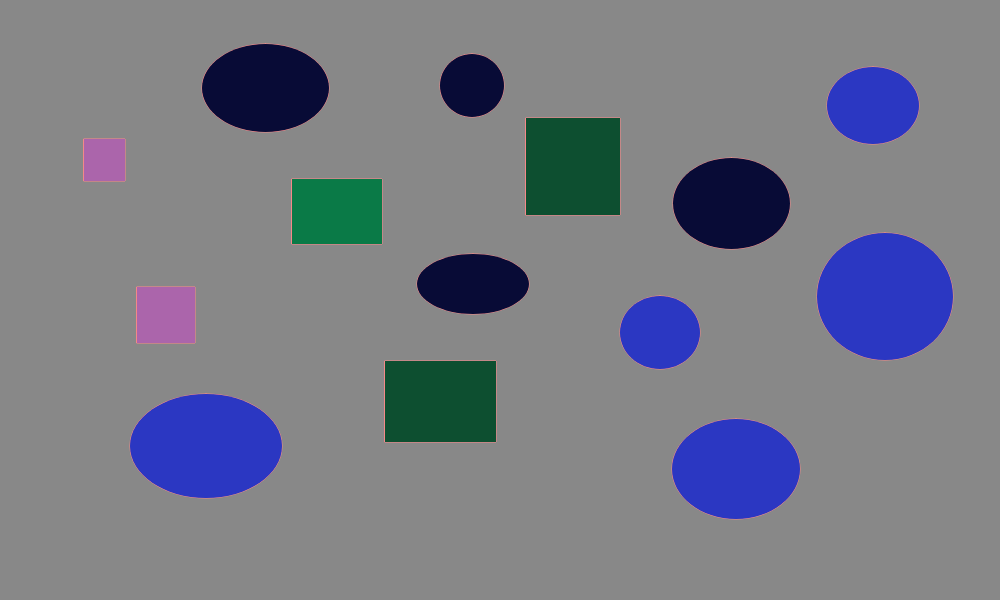
#> input picture lab3/lab3.png, 1000 x 600 px
$ python lab3.py
#> lines starting #> are read from the running program, lines starting #| are printed output that depends on the picture; after the words box and inside, x2 and y2 are one past the last pixel; in counts of white or black regions, pixels touching at a corner belong together
import cv2
import numpy as np
img = cv2.imread('lab3.png', cv2.IMREAD_COLOR)
#> img is the input picture: shape (600, 1000, 3); mean B, G, R 134, 122.3, 119.2
imggrey = cv2.imread('lab3.png', cv2.IMREAD_GRAYSCALE)
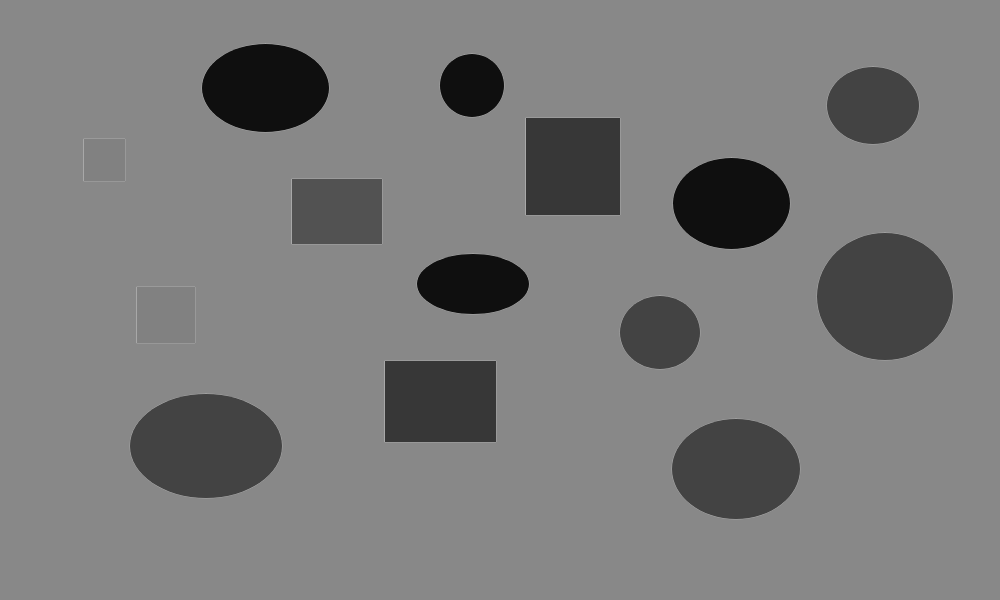
#> imggrey: shape (600, 1000); min 15, max 168, mean 122.6

#1
cv2.imshow('BGR' ,img)
cv2.imshow('GRAYSCALE' , imggrey)
cv2.imwrite('testg.jpg',imggrey)

#Для каждого пикселя инвертируйте его значение
height,width = imggrey.shape
#> height = 600; width = 1000
for y in range(height):
    for x in range(width):
        imggrey[y][x] =  255 - imggrey[y][x]
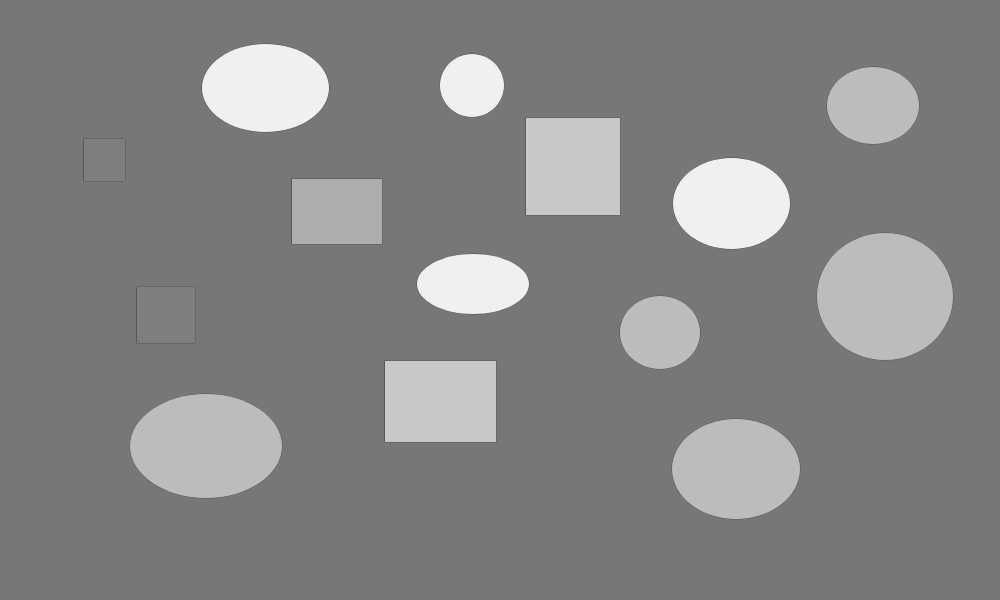
#> imggrey: shape (600, 1000); min 87, max 240, mean 132.4
cv2.imwrite('testinv.jpg',imggrey)

#Поменяйте местами значения красного и зеленого каналов.
for y in range(height):
    for x in range(width):
        img[y][x][1],img[y][x][2] =  img[y][x][2],img[y][x][1]
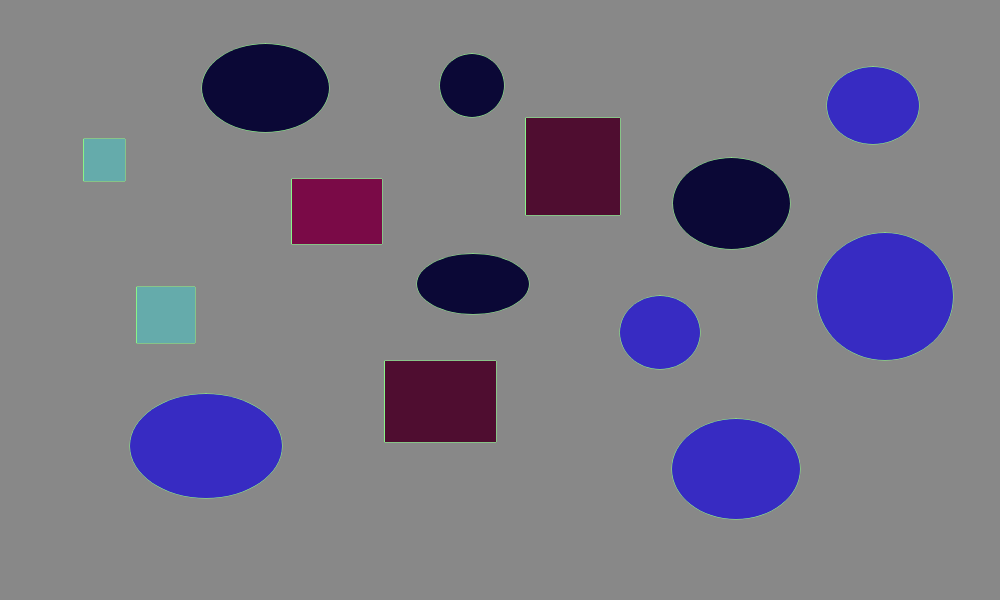
#> img: shape (600, 1000, 3); 17.43% of pixels changed, all inside (x1, y1, x2, y2) = (83, 43, 954, 520)
cv2.imwrite('test3.jpg',img)

cv2.waitKey(0)
